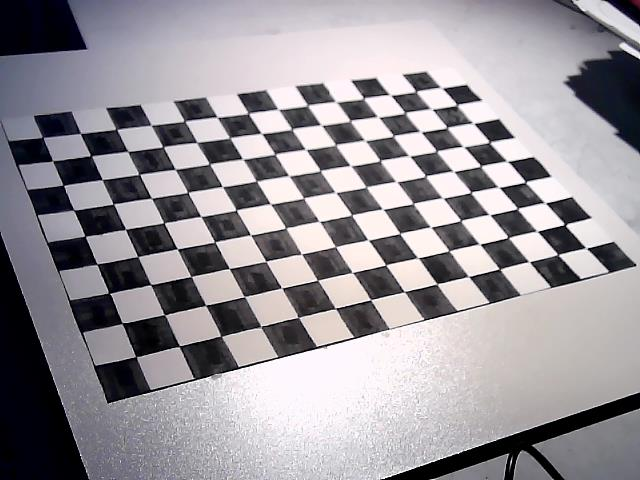
#> input picture 试验/视觉控制/CVControl/CameraCap/Cap_20211102_005135.jpg, 640 x 480 px; its folder holds only this picture in this run
$ python calibration_camera.py
#> lines starting #> are read from the running program, lines starting #| are printed output that depends on the picture; after the words box and inside, x2 and y2 are one past the last pixel; in counts of white or black regions, pixels touching at a corner belong together; long printed decimals are rounded
import cv2
import numpy as np
import glob

# 标定图像
'''
标定步骤：
1）
'''
def calibration_camera(photo_path):
    # 设置要标定的角点个数（我这里使用的是11 × 8的棋盘，11×8代
    #表的是内角点，这里要注意，不懂的话可以数数我拍摄的棋盘你就知道哪个是内角点了）
    #x_nums = 11  # x方向上的角点个数
    #y_nums = 8
#> called with photo_path = '../CVControl/CameraCap'
    x_nums = 9  # x方向上的角点个数
    y_nums = 14
    # 设置(生成)标定图在世界坐标中的坐标
    world_point = np.zeros((x_nums * y_nums, 3), np.float32)  # 生成x_nums*y_nums个坐标，每个坐标包含x,y,z三个元素
    print(world_point)
    world_point[:, :2] =20 * np.mgrid[:x_nums, :y_nums].T.reshape(-1, 2)  # mgrid[]生成包含两个二维矩阵的矩阵，每个矩阵都有x_nums列,y_nums行，我这里用的是20mm×20mm的方格，所以乘了20，以mm代表世界坐标的计量单位
    print(world_point)#打印出来的就是某一张出图片的世界坐标了
    # .T矩阵的转置
    # reshape()重新规划矩阵，但不改变矩阵元素
    # 保存角点坐标
    world_position = [] #存放世界坐标
    image_position = [] #存放棋盘角点对应的图片像素坐标

    '''
    下面就是查找图片中角点的像素坐标存入image_position了
    '''

    # 设置角点查找限制
    criteria = (cv2.TERM_CRITERIA_EPS + cv2.TERM_CRITERIA_MAX_ITER, 30, 0.001)
    # 获取所有标定图
    images = glob.glob(photo_path + '\\*.jpg')
    # print(images)
    for image_path in images:
        image = cv2.imread(image_path)
#> image is the input picture: shape (480, 640, 3); mean B, G, R 153.2, 147.9, 152
        gray = cv2.cvtColor(image, cv2.COLOR_RGB2GRAY)
        # 查找角点
        ok, corners = cv2.findChessboardCorners(gray, (x_nums, y_nums), None)
#> ok = True; corners = 126 rows, first 8: [136.2, 356.5], [122.3, 323], [108.6, 293], [97.05, 264.3], [85.09, 236], [73.58, 209.9], [63.35, 185.4], [52.56, 160.6]
        """
		如果能找得到角点：返回角点对应的像素坐标，并且将其对应到世界坐标中
		世界坐标[0,0,0],[0,1,0].....
		图像坐标[10.123123,20.123122335],[19.123123,21.123123123]....
        """
        if ok:
            print(image_path)
            # 把每一幅图像的世界坐标放到world_position中
            world_position.append(world_point)
            # 获取更精确的角点位置
            exact_corners = cv2.cornerSubPix(gray, corners, (11, 11), (-1, -1), criteria)
#> exact_corners = 126 rows, first 8: [136, 356.6], [122.3, 323.3], [109.4, 293.1], [96.99, 264.2], [85.03, 236.1], [73.79, 210.3], [63.37, 185.3], [52.66, 161]
            # 把获取的角点坐标放到image_position中
            image_position.append(exact_corners)
            # 可视化角点
            image = cv2.drawChessboardCorners(image,(x_nums,y_nums),exact_corners,ok)
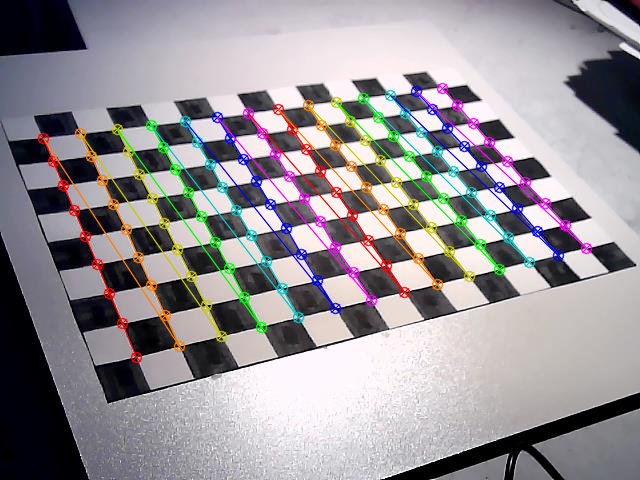
#> image: shape (480, 640, 3); 8.15% of pixels changed, all inside (x1, y1, x2, y2) = (37, 82, 593, 364)
            cv2.imshow('image_corner',image)
            cv2.waitKey(1000)
        img1 = image

    """
    点对应好了，开始计算内参，畸变矩阵，外参
    """
    print(">==> Starting calibration")
    ret, mtx, dist, rvecs, tvecs = cv2.calibrateCamera(world_position, image_position, gray.shape[::-1], None, None)
#> ret = 0.283; mtx = [[831.1, 0, 309.6], [0, 785.4, 286.6], [0, 0, 1]]; dist = [[0.0346, 0.51, -0.00402, 0.00256, -0.476]]; rvecs = ([-0.278, -0.819, -1.84],); tvecs = ([-76.36, 32.52, 365.8],)
    print(">==> Calibration ended")

    h,  w = img1.shape[:2]
#> h = 480; w = 640
    print("Image Width, Height")
    print(w, h)
#| 640 480
    #if using Alpha 0, so we discard the black pixels from the distortion.  this helps make the entire region of interest is the full dimensions of the image (after undistort)
    #if using Alpha 1, we retain the black pixels, and obtain the region of interest as the valid pixels for the matrix.
    #i will use Apha 1, so that I don't have to run undistort.. and can just calculate my real world x,y
    newcam_mtx, roi=cv2.getOptimalNewCameraMatrix(mtx, dist, (w,h), 1, (w,h))
#> newcam_mtx = [[842.9, 0, 310.9], [0, 793.3, 284.9], [0, 0, 1]]; roi = (7, 8, 624, 467)


    inverse = np.linalg.inv(newcam_mtx)
#> inverse = [[0.00119, 0, -0.369], [0, 0.00126, -0.359], [0, 0, 1]]
    print("Inverse New Camera Matrix")
    print(inverse)
#| [[ 0.001186  0.         -0.3688]
#|  [ 0.          0.001261 -0.3591]
#|  [ 0.          0.          1.        ]]

    # undistort
    undst = cv2.undistort(img1, mtx, dist, None, newcam_mtx)
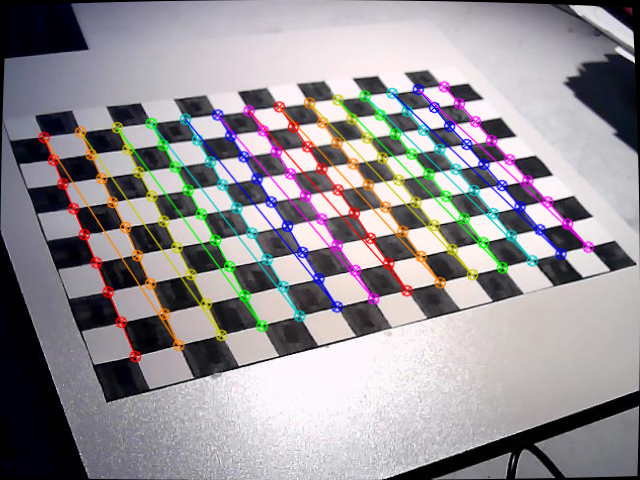
#> undst: shape (480, 640, 3); mean B, G, R 149.5, 145.2, 150.1

    #内参是mtx，畸变矩阵是dist，旋转向量（要得到矩阵还要进行罗德里格斯变换）rvecs，外参：平移矩阵tvecs
    #感兴趣区域 roi, 新内参 newcam_mtx
    # 将内参保存起来
    np.savez('camera_data', mtx=mtx, dist=dist, rvecs=rvecs, tvecs=tvecs, roi=roi, newcam_mtx=newcam_mtx )

    print('内参是：\n', mtx, '\n畸变参数是：\n', dist,
       '\n外参：旋转向量（要得到矩阵还要进行罗德里格斯变换，下章讲）是：\n',rvecs, '\n外参：平移矩阵是：\n',tvecs)
#| 内参是：
#|  [[831.099   0.         309.570]
#|  [  0.         785.397 286.649]
#|  [  0.           0.           1.        ]]
#| 畸变参数是：
#|  [[ 0.03458   0.5104 -0.004025  0.00256 -0.4763]]
#| 外参：旋转向量（要得到矩阵还要进行罗德里格斯变换，下章讲）是：
#|  (array([[-0.2776],
#|        [-0.8186],
#|        [-1.841]]),)
#| 外参：平移矩阵是：
#|  (array([[-76.355],
#> (further printed lines are left out)

    # 计算偏差
    mean_error = 0
    for i in range(len(world_position)):
        image_position2, _ = cv2.projectPoints(world_position[i], rvecs[i], tvecs[i], mtx, dist)
        error = cv2.norm(image_position[i], image_position2, cv2.NORM_L2) / len(image_position2)
        mean_error += error
#> this loop made 1 pass
#> (error, mean_error) on pass 1: (0.0252, 0.0252)
#> after the loop, mean_error = 0.0252
    print("total error: ", mean_error / len(image_position))
#| total error:  0.02523

    # crop the image
    #x, y, w, h = roi
    #dst = dst[y:y+h, x:x+w]
    #cv2.circle(dst,(308,160),5,(0,255,0),2)
    cv2.destroyAllWindows()
    cv2.imshow('img1', img1)
    cv2.imshow('undst', undst)
    cv2.waitKey()


def main():
    # 标定图像保存路径
    #photo_path = "checkerboard"
    #路径不能有中文
    photo_path = "../CVControl/CameraCap"
    calibration_camera(photo_path)
if __name__ == '__main__':
    main()

$ run again, on 试验/视觉控制/CVControl/CameraCap/Cap_20211102_005241.jpg
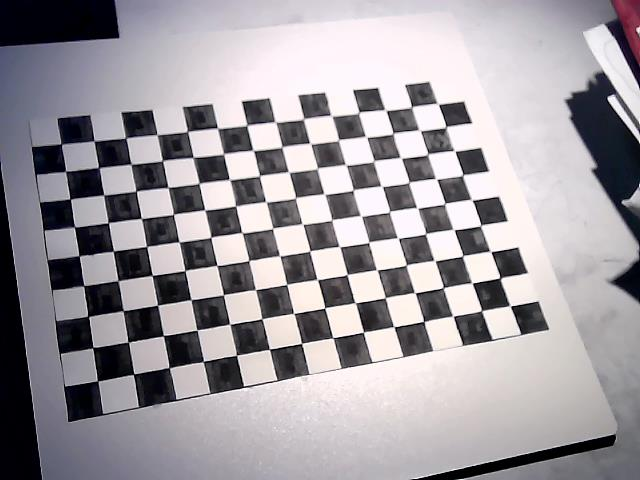
#> input picture 试验/视觉控制/CVControl/CameraCap/Cap_20211102_005241.jpg, 640 x 480 px
#> in calibration_camera, image is the input picture: shape (480, 640, 3); mean B, G, R 159.9, 154.8, 159.4
#> ok = True; corners = 126 rows, first 8: [97.65, 380.8], [92.74, 347.4], [88.08, 316.4], [83.58, 285.8], [79.07, 256.1], [74.4, 226.8], [70.02, 199.1], [65.36, 171.1]
#> exact_corners = 126 rows, first 8: [97.6, 380.9], [92.79, 347.6], [88.26, 316.4], [83.74, 285.6], [79.06, 255.7], [74.56, 227.1], [70.25, 198.9], [65.66, 171.5]
#> in calibration_camera, `image = cv2.drawChessboardCorners(image,(x_nums,y_nums),exact_corners,..`:
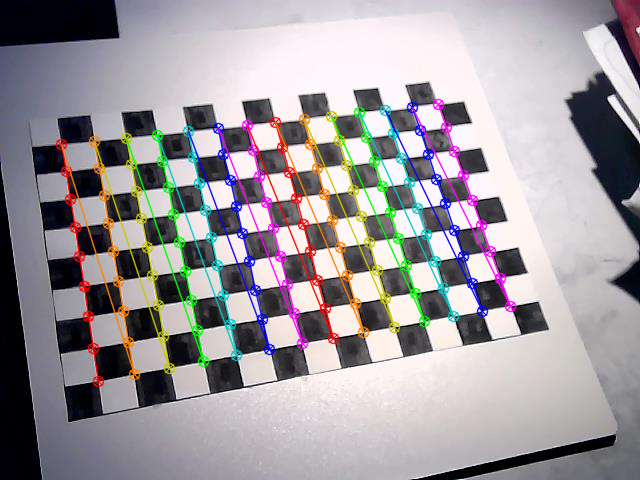
#> image: shape (480, 640, 3); 8.79% of pixels changed, all inside (x1, y1, x2, y2) = (55, 98, 517, 388)
#> ret = 0.263; mtx = [[765.9, 0, 294.7], [0, 731.9, 241], [0, 0, 1]]; dist = [[0.161, -2.13, -0.00591, 0.00226, 14.75]]; rvecs = ([-0.132, -0.473, -1.74],); tvecs = ([-111, 82.54, 433.7],)
#| 640 480
#> newcam_mtx = [[794, 0, 299.6], [0, 739.8, 239.6], [0, 0, 1]]; roi = (19, 32, 585, 415)
#> inverse = [[0.00126, 0, -0.377], [0, 0.00135, -0.324], [0, 0, 1]]
#| [[ 0.001259  0.         -0.3773]
#|  [ 0.          0.001352  -0.3239]
#|  [ 0.          0.          1.        ]]
#> in calibration_camera, `undst = cv2.undistort(img1, mtx, dist, None, newcam_mtx)`:
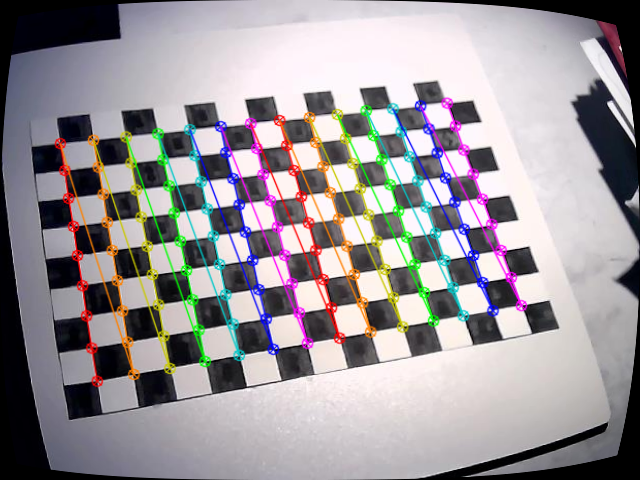
#> undst: shape (480, 640, 3); mean B, G, R 152.5, 148.6, 153.9
#> (printed output is left out)
#> the loop in calibration_camera, `for i in range(len(world_position)):` made 1 pass
#> (error, mean_error) on pass 1: (0.0234, 0.0234)
#> after the loop in calibration_camera, `for i in range(len(world_position)):`: mean_error = 0.0234
#| total error:  0.02341

$ run again, on 试验/视觉控制/CVControl/CameraCap/Cap_20211102_005247.jpg
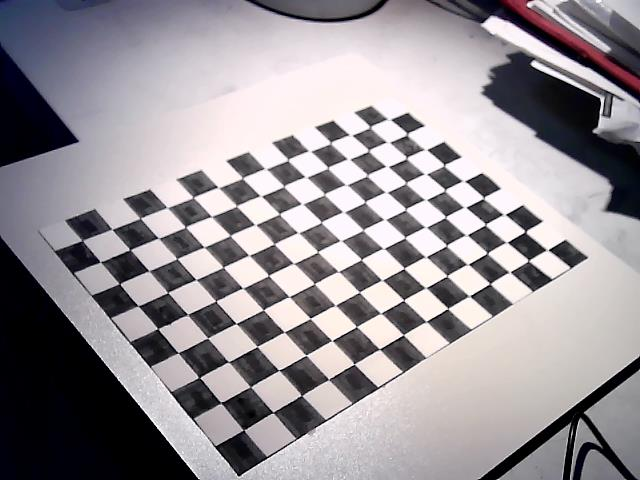
#> input picture 试验/视觉控制/CVControl/CameraCap/Cap_20211102_005247.jpg, 640 x 480 px
#> in calibration_camera, image is the input picture: shape (480, 640, 3); mean B, G, R 149.6, 145.1, 150.3
#> ok = True; corners = 126 rows, first 8: [243.6, 429.7], [220.8, 402.6], [199.2, 377.6], [178.3, 352.6], [157.8, 328.6], [138, 306], [119.5, 283.7], [100, 261.8]
#> exact_corners = 126 rows, first 8: [243.6, 430.1], [221, 402.8], [199.3, 377.4], [178.2, 352.8], [157.6, 328.5], [138.3, 306], [119.4, 283.7], [100.6, 262]
#> in calibration_camera, `image = cv2.drawChessboardCorners(image,(x_nums,y_nums),exact_corners,..`:
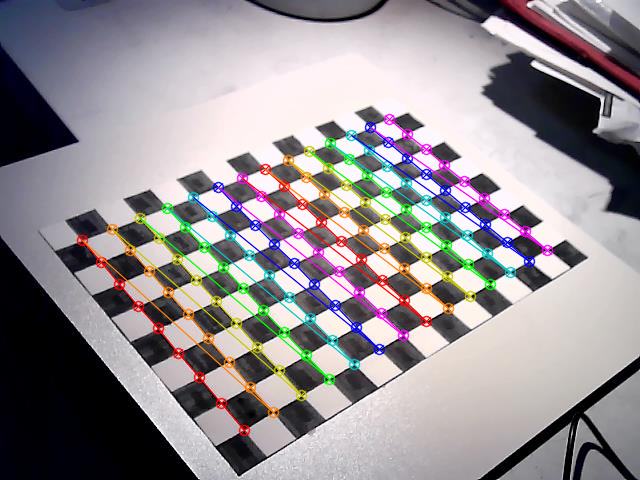
#> image: shape (480, 640, 3); 7.75% of pixels changed, all inside (x1, y1, x2, y2) = (76, 113, 554, 437)
#> ret = 0.262; mtx = [[885.3, 0, 321.2], [0, 845, 231], [0, 0, 1]]; dist = [[0.268, -6.07, -0.0139, 0.0049, 56.53]]; rvecs = ([-0.178, -0.938, -2.06],); tvecs = ([-40.77, 109, 461.4],)
#| 640 480
#> newcam_mtx = [[922.8, 0, 322.1], [0, 854, 228.8], [0, 0, 1]]; roi = (48, 33, 546, 403)
#> inverse = [[0.00108, 0, -0.349], [0, 0.00117, -0.268], [0, 0, 1]]
#| [[ 0.001084  0.         -0.349]
#|  [ 0.          0.001171 -0.268]
#|  [ 0.          0.          1.        ]]
#> in calibration_camera, `undst = cv2.undistort(img1, mtx, dist, None, newcam_mtx)`:
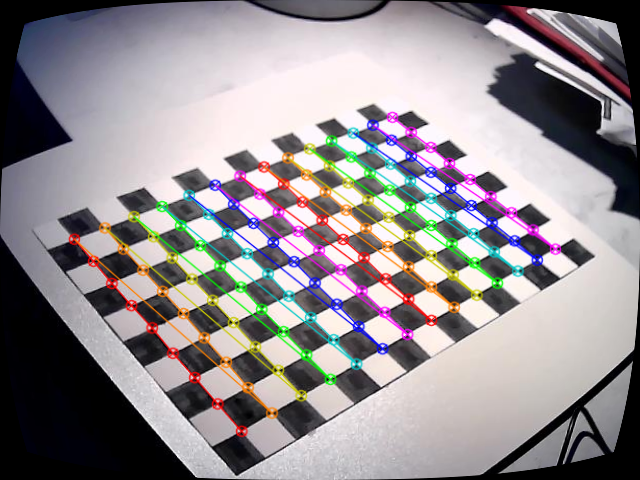
#> undst: shape (480, 640, 3); mean B, G, R 143.3, 140.1, 146
#> (printed output is left out)
#> the loop in calibration_camera, `for i in range(len(world_position)):` made 1 pass
#> (error, mean_error) on pass 1: (0.0234, 0.0234)
#> after the loop in calibration_camera, `for i in range(len(world_position)):`: mean_error = 0.0234
#| total error:  0.02336

$ run again, on 试验/视觉控制/CVControl/CameraCap/Cap_20211102_005313.jpg
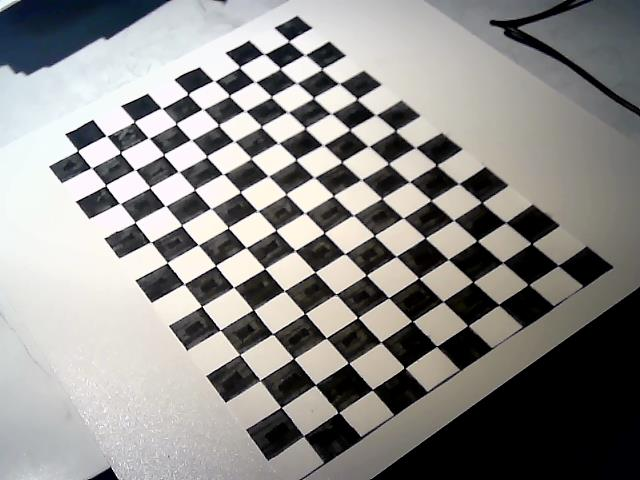
#> input picture 试验/视觉控制/CVControl/CameraCap/Cap_20211102_005313.jpg, 640 x 480 px
#> in calibration_camera, image is the input picture: shape (480, 640, 3); mean B, G, R 136, 138.4, 139.8
#> ok = True; corners = 126 rows, first 8: [557.8, 265.6], [528.3, 284.6], [498.7, 304.8], [468, 325.6], [436.6, 346.1], [404.5, 367.9], [372.4, 389.7], [338, 412.6]
#> exact_corners = 126 rows, first 8: [558.2, 265.4], [528.4, 284.6], [498.7, 304.6], [467.9, 325.5], [436.6, 346.4], [404.7, 367.8], [372.4, 389.6], [338.6, 412.3]
#> in calibration_camera, `image = cv2.drawChessboardCorners(image,(x_nums,y_nums),exact_corners,..`:
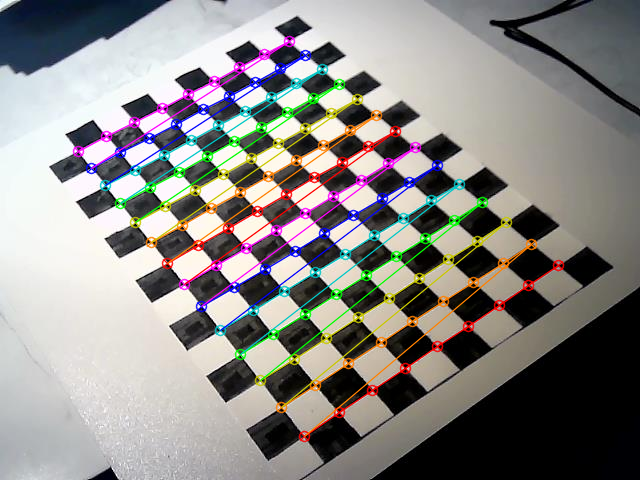
#> image: shape (480, 640, 3); 8.96% of pixels changed, all inside (x1, y1, x2, y2) = (72, 35, 565, 443)
#> ret = 0.266; mtx = [[934.8, 0, 318.5], [0, 938.5, 251.6], [0, 0, 1]]; dist = [[0.00849, 2.6, -0.00933, -0.00805, -15.69]]; rvecs = ([-0.112, 0.937, 2.36],); tvecs = ([124.6, 7.38, 486.4],)
#| 640 480
#> newcam_mtx = [[924.7, 0, 314.4], [0, 921.8, 249.7], [0, 0, 1]]; roi = (6, 8, 624, 463)
#> inverse = [[0.00108, 0, -0.34], [0, 0.00108, -0.271], [0, 0, 1]]
#| [[ 0.001081  0.         -0.34]
#|  [ 0.          0.001085 -0.2709]
#|  [ 0.          0.          1.        ]]
#> in calibration_camera, `undst = cv2.undistort(img1, mtx, dist, None, newcam_mtx)`:
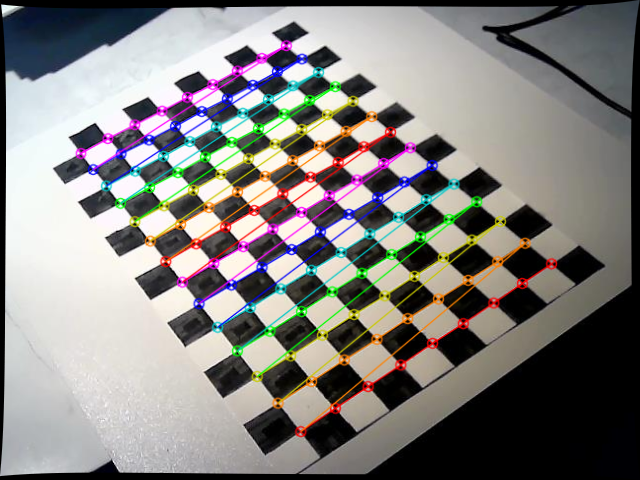
#> undst: shape (480, 640, 3); mean B, G, R 127.1, 130, 132.2
#> (printed output is left out)
#> the loop in calibration_camera, `for i in range(len(world_position)):` made 1 pass
#> (error, mean_error) on pass 1: (0.0237, 0.0237)
#> after the loop in calibration_camera, `for i in range(len(world_position)):`: mean_error = 0.0237
#| total error:  0.0237

$ run again, on 试验/视觉控制/CVControl/CameraCap/Cap_20211102_005147.jpg
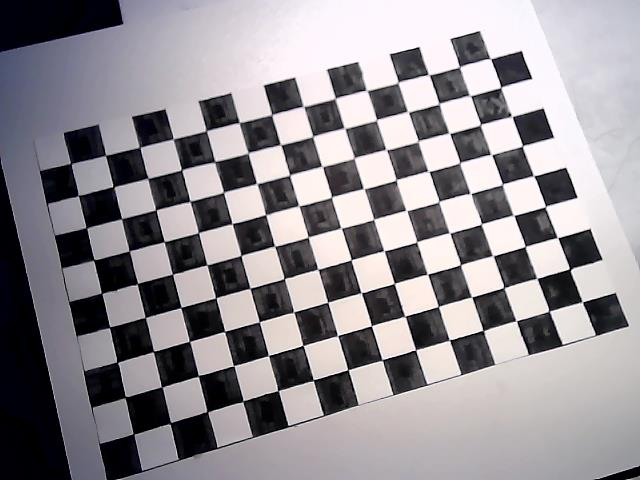
#> input picture 试验/视觉控制/CVControl/CameraCap/Cap_20211102_005147.jpg, 640 x 480 px
#> in calibration_camera, image is the input picture: shape (480, 640, 3); mean B, G, R 146.4, 141.8, 146.1
#> ok = True; corners = 126 rows, first 8: [133.6, 433.6], [125.4, 396.6], [117.2, 362.3], [109.5, 327.4], [101.6, 293.2], [93.75, 259.7], [86.06, 228], [77.92, 195.3]
#> exact_corners = 126 rows, first 8: [133.5, 434.1], [125.4, 397.3], [117.4, 362.1], [109.6, 327.2], [101.5, 293.1], [93.97, 260.1], [86.41, 227.7], [78.44, 195.6]
#> in calibration_camera, `image = cv2.drawChessboardCorners(image,(x_nums,y_nums),exact_corners,..`:
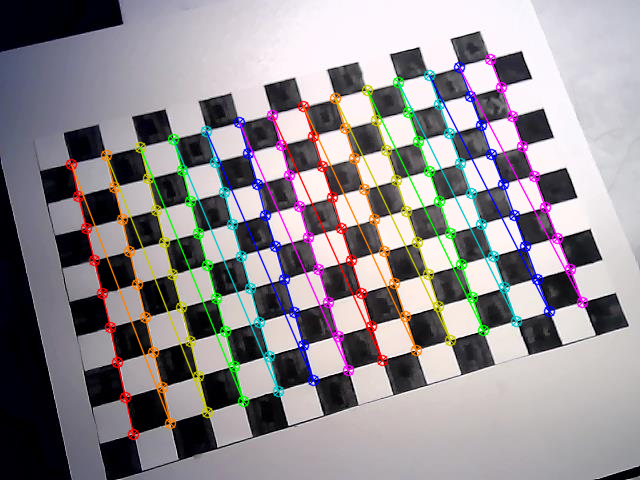
#> image: shape (480, 640, 3); 9.78% of pixels changed, all inside (x1, y1, x2, y2) = (65, 53, 589, 441)
#> ret = 0.273; mtx = [[625.7, 0, 334.3], [0, 614.7, 253.4], [0, 0, 1]]; dist = [[0.0544, -0.214, -0.00117, 0.00404, 1.19]]; rvecs = ([-0.0983, -0.219, -1.85],); tvecs = ([-107.4, 98.12, 336.1],)
#| 640 480
#> newcam_mtx = [[637.7, 0, 334.9], [0, 619.3, 252.8], [0, 0, 1]]; roi = (13, 13, 615, 456)
#> inverse = [[0.00157, 0, -0.525], [0, 0.00161, -0.408], [0, 0, 1]]
#| [[ 0.001568  0.         -0.5251]
#|  [ 0.          0.001615 -0.4082]
#|  [ 0.          0.          1.        ]]
#> in calibration_camera, `undst = cv2.undistort(img1, mtx, dist, None, newcam_mtx)`:
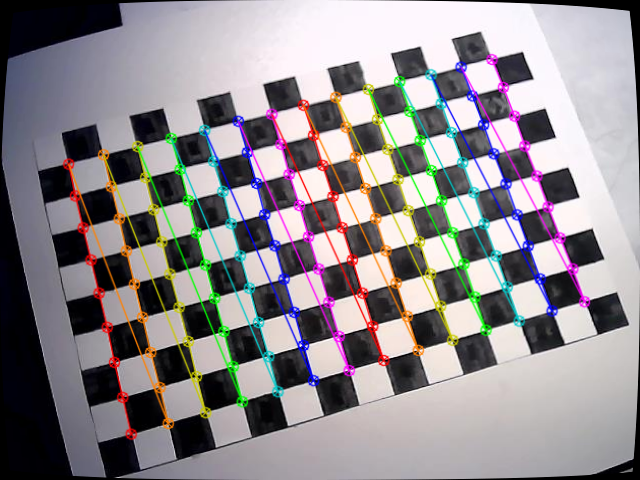
#> undst: shape (480, 640, 3); mean B, G, R 141.9, 138.4, 143.5
#> (printed output is left out)
#> the loop in calibration_camera, `for i in range(len(world_position)):` made 1 pass
#> (error, mean_error) on pass 1: (0.0243, 0.0243)
#> after the loop in calibration_camera, `for i in range(len(world_position)):`: mean_error = 0.0243
#| total error:  0.02429
